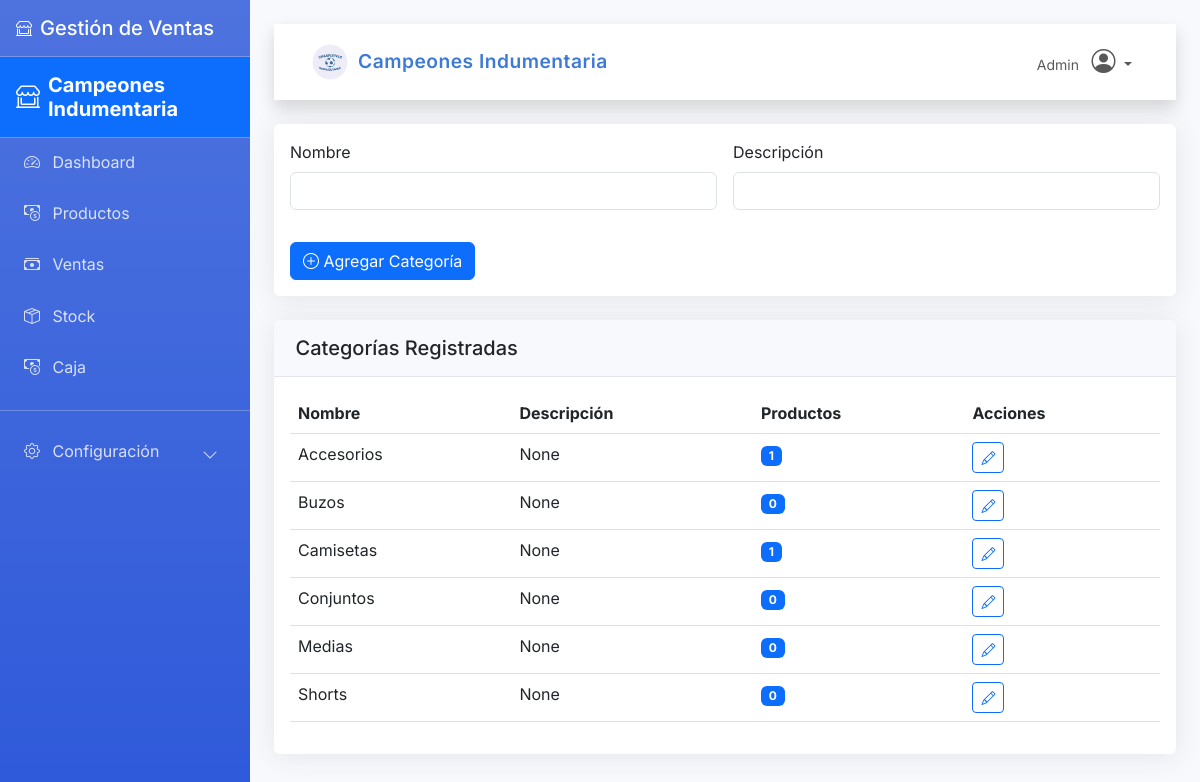
/configuracion/categorias (signed in), run on the app's committed database.
### models.py (models this page shows)
class Categoria(db.Model):
    __tablename__ = 'categorias'
    id = db.Column(db.Integer, primary_key=True)
    nombre = db.Column(db.String(50), unique=True, nullable=False)
    descripcion = db.Column(db.String(200))
    productos = db.relationship('Producto', back_populates='categoria', cascade='all, delete-orphan')

### routes/configuracion.py (the view, shortened to what this page needs)
@bp.route('/categorias', methods=['GET', 'POST'])
@login_required
def categorias():
    form = CategoriaForm()
    categorias = Categoria.query.order_by(Categoria.nombre).all()
    return render_template('configuracion/categorias.html', form=form, categorias=categorias)

### forms.py (shortened to what this page needs)
class CategoriaForm(FlaskForm):
    nombre = StringField('Nombre', validators=[DataRequired()])
    descripcion = StringField('Descripción', validators=[Optional()])

### templates/configuracion/categorias.html (shortened to what this page needs)
{% extends "base.html" %}
{% block content %}
<div class="card mb-4">
    <div class="card-body">
        <form method="post" action="{{ url_for('configuracion.categorias') }}">
            <div class="row g-3">
                <div class="col-md-6">
                    <div class="mb-3">
                        {{ form.nombre.label(class="form-label") }}
                        {{ form.nombre(class="form-control") }}
                    </div>
                </div>
                <div class="col-md-6">
                    <div class="mb-3">
                        {{ form.descripcion.label(class="form-label") }}
                        {{ form.descripcion(class="form-control") }}
                    </div>
                </div>
                <div class="col-md-12">
                    <button type="submit" class="btn btn-primary">
                        <i class="bi bi-plus-circle"></i> Agregar Categoría
                    </button>
                </div>
            </div>
        </form>
    </div>
</div>
<div class="card">
    <div class="card-header">
        <h5 class="mb-0">Categorías Registradas</h5>
    </div>
    <div class="card-body">
        <div class="table-responsive">
            <table class="table table-hover">
                <thead>
                    <tr>
                        <th>Nombre</th>
                        <th>Descripción</th>
                        <th>Productos</th>
                        <th>Acciones</th>
                    </tr>
                </thead>
                <tbody>
                    {% for categoria in categorias %}
                    <tr>
                        <td>{{ categoria.nombre }}</td>
                        <td>{{ categoria.descripcion }}</td>
                        <td>
                            <span class="badge bg-primary">{{ categoria.productos|length }}</span>
                        </td>
                        <td>
                            <a href="#" class="btn btn-sm btn-outline-primary">
                                <i class="bi bi-pencil"></i>
                            </a>
                        </td>
                    </tr>
                    {% else %}
                    <tr>
                        <td colspan="4" class="text-center">No hay categorías registradas</td>
                    </tr>
                    {% endfor %}
                </tbody>
            </table>
        </div>
    </div>
</div>
{% endblock %}

### templates/base.html (style rules this page uses)
:root { --primary-color: #4e73df; --secondary-color: #f8f9fc; --accent-color: #2e59d9; --text-color: #5a5c69; }
body { font-family: 'Inter', sans-serif; color: var(--text-color); background-color: #f8f9fc; }
.card { border: none; border-radius: 0.35rem; box-shadow: 0 0.15rem 1.75rem 0 rgba(58, 59, 69, 0.1); margin-bottom: 1.5rem; }
.card-header { background-color: #f8f9fc; border-bottom: 1px solid #e3e6f0; padding: 1rem 1.35rem; }

### data on the page
Categoria: nombre "Accesorios", descripcion "None", productos|length "1"
Categoria: nombre "Buzos", descripcion "None", productos|length "0"
Categoria: nombre "Camisetas", descripcion "None", productos|length "1"
Categoria: nombre "Conjuntos", descripcion "None", productos|length "0"
Categoria: nombre "Medias", descripcion "None", productos|length "0"
Categoria: nombre "Shorts", descripcion "None", productos|length "0"
